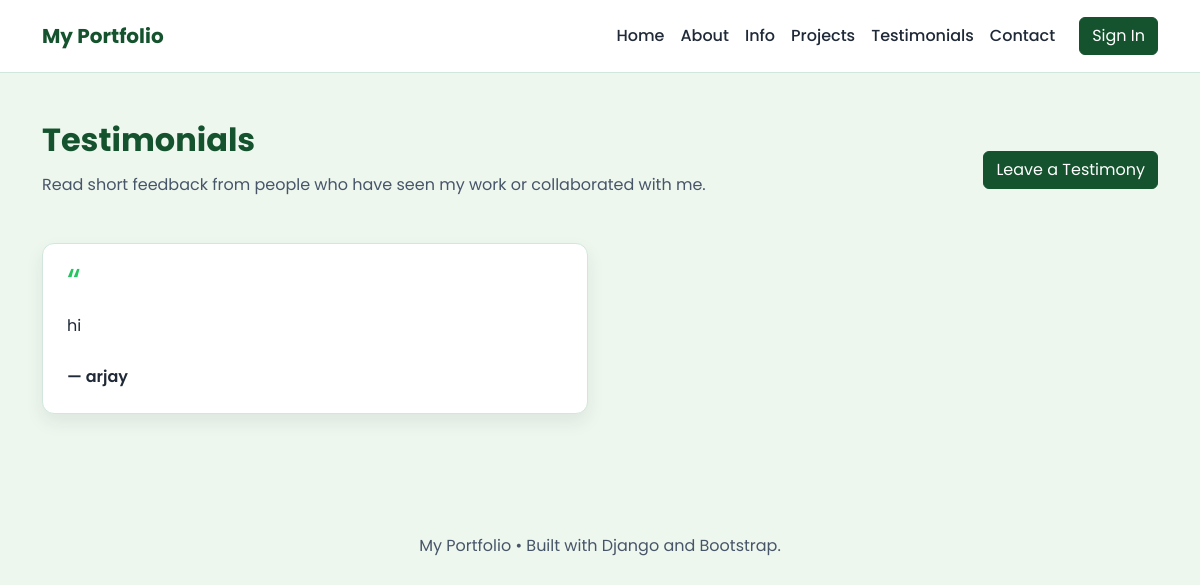
/testimonials/, run on an earlier commit of the app's database.
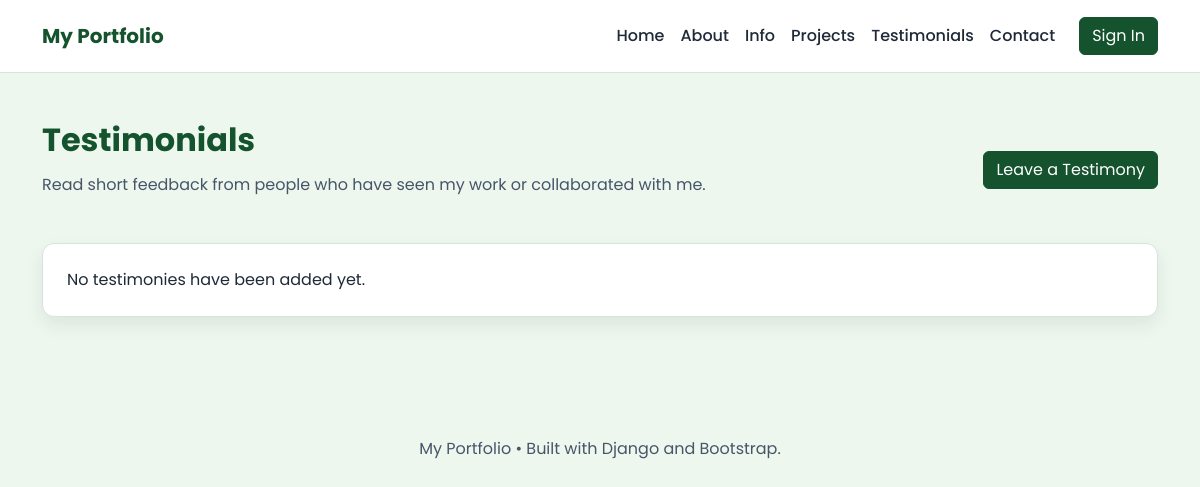
And on a later commit of the database.
### myproject/models.py (models this page shows, shortened)
class Testimony(models.Model):
    full_name = models.CharField(max_length=150)
    content = models.TextField()
    posted_at = models.DateTimeField(auto_now_add=True)

### myproject/views.py (the view)
# urls.py: path('testimonials/', views.TestimonyListView.as_view(), name='testimonials'),
class TestimonyListView(ListView):
    model = Testimony
    template_name = 'testimonials.html'
    context_object_name = 'testimonies'
    ordering = ['-posted_at']

### templates/testimonials.html (shortened to what this page needs)
{% extends 'base.html' %}
{% block content %}
<section class="mb-5">
    <div class="d-flex flex-column flex-md-row justify-content-between align-items-start align-items-md-center mb-4 gap-3">
        <div>
            <h2 class="section-title">Testimonials</h2>
            <p class="section-text">Read short feedback from people who have seen my work or collaborated with me.</p>
        </div>
        <a href="{% url 'testimony_create' %}" class="btn btn-primary btn-primary-custom">Leave a Testimony</a>
    </div>
    <div class="row g-4">
        {% if testimonies %}
            {% for testimony in testimonies %}
            <div class="col-md-6">
                <div class="testimonial-card h-100 p-4">
                    <div class="testimonial-quote mb-3">“</div>
                    <blockquote>
                        {{ testimony.content|truncatewords:30 }}
                    </blockquote>
                    <p class="mt-4 mb-0 fw-semibold">— {{ testimony.full_name }}</p>
                </div>
            </div>
            {% endfor %}
        {% else %}
            <div class="col-12">
                <div class="testimonial-card p-4">
                    <p class="mb-0">No testimonies have been added yet.</p>
                </div>
            </div>
        {% endif %}
    </div>
</section>
{% endblock %}

What changed in the data, as far as the page shows it:
removed Testimony: content "hi", full_name "arjay"
Also different on the page:
text now shown: "No testimonies have been added yet."
